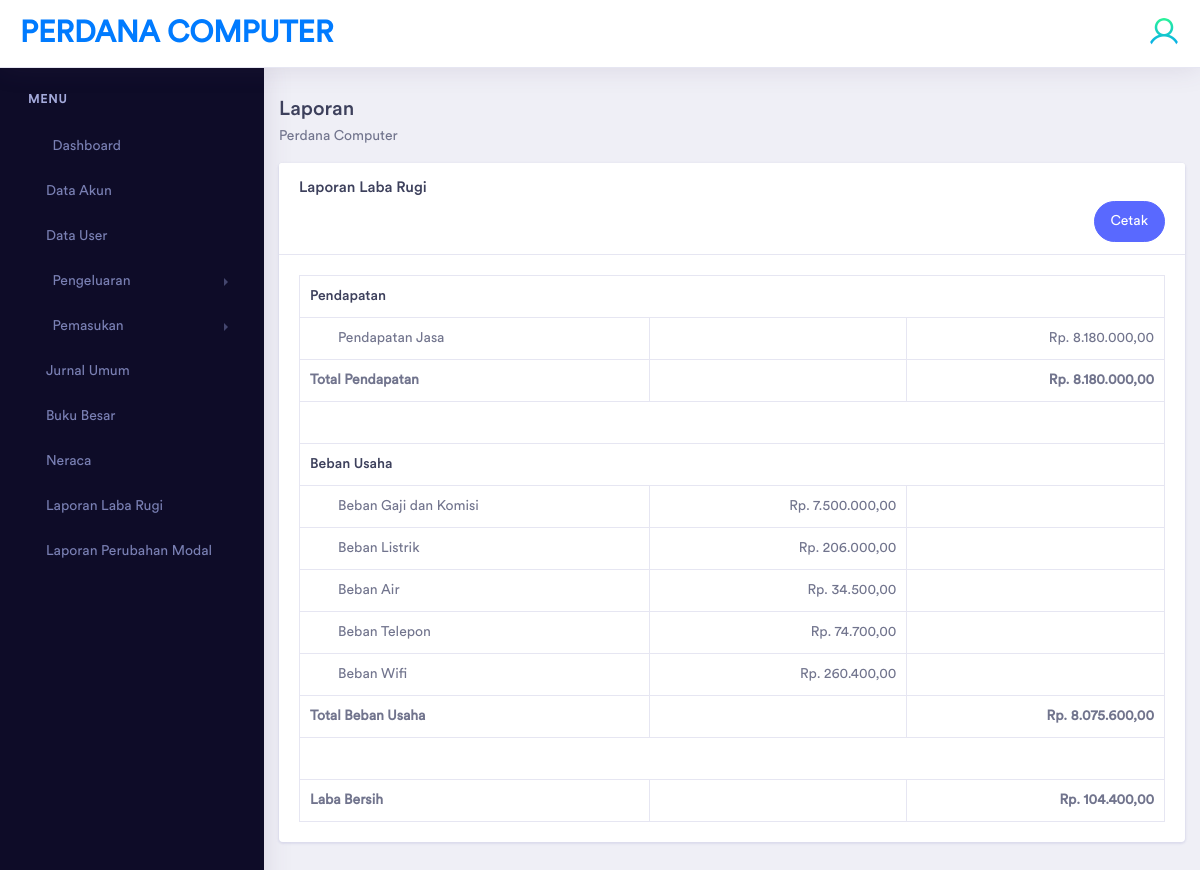
The page /modules/laporanlabarugi.php (signed in) on the database its author committed.
### tables this page shows
CREATE TABLE `bagan_akun` (
  `id_baganakun` int(11) NOT NULL,
  `kode_akun` varchar(100) NOT NULL,
  `nama_akun` varchar(100) NOT NULL,
  `posisi` varchar(10) NOT NULL,
  `status_akun` enum('Debit','Kredit') NOT NULL,
  `posisi_neraca` varchar(10) NOT NULL,
  `pm` varchar(10) NOT NULL,
  `jenis` varchar(10) NOT NULL
);

### config/koneksi.php (called while the page is built, shortened)
<?php
 $base_url="http://localhost/Webakuntansi/";
?>

### modules/laporanlabarugi.php (the view, shortened to what this page needs)
<?php
include "../config/koneksi.php";
?>
<!doctype html>
<html lang="en">
<head>
    <link rel="stylesheet" href="<?php echo $base_url;?>includes/assets/vendor/bootstrap/css/bootstrap.min.css">
    <link href="<?php echo $base_url;?>includes/assets/vendor/fonts/circular-std/style.css" rel="stylesheet">
    <link rel="stylesheet" href="<?php echo $base_url;?>includes/assets/libs/css/style.css">
    <link rel="stylesheet" href="<?php echo $base_url;?>includes/assets/vendor/fonts/fontawesome/css/fontawesome-all.css">
    <link rel="stylesheet" href="<?php echo $base_url;?>includes/assets/vendor/charts/morris-bundle/morris.css">
    <link rel="stylesheet" href="<?php echo $base_url;?>includes/assets/vendor/fonts/material-design-iconic-font/css/materialdesignicons.min.css">
</head>
<body>
<?php if(@$_SESSION['username']){
  ?>
    <div class="dashboard-main-wrapper">
    <?php include "header.php";
  ?>
	    </div>
	    <div class="nav-left-sidebar sidebar-dark">
      <?php include "sidebar.php";
  ?>
	    </div>
	    <div class="dashboard-wrapper">
	        <div class="dashboard-influence">
	            <div class="container-fluid ">
                <div class="row">
                    <div class="col-xl-12">
                         <div class="row">
                            <div class="col-xl-12 col-lg-12 col-md-12 col-sm-12 col-12">
                                <div class="section-block" id="data">
                                    <h3 class="section-title">Laporan</h3>
                                    <p>Perdana Computer</p>
                                </div>
                        <div class="card">
                            <div class="card-header">
                                <h5 class="mb-0">Laporan Laba Rugi</h5>
                                <div align="right">   <a href="../modules/cetak_labarugi.php" class="btn btn-rounded btn-primary">Cetak</a> </div>
                            </div>
                            <div class="card-body">
                            <div class="sparkline13-graph">
                                <div class="datatable-dashv1-list custom-datatable-overright">
                                <table id="table" class="table table-bordered" data-toggle="table" data-pagination="true" data-search="true"  >
								<tr>
												<th colspan="3" class="left" width="5%">Pendapatan</th>
												</tr>
												<?php
													$total_kreditT=0;
													$total_debitB=0;
													$sqlT =mysqli_query($conn,"SELECT SUM(jurnal_umum.debit_jurnalumum) AS jml_debit, SUM(jurnal_umum.kredit_jurnalumum) AS jml_kredit, jurnal_umum.tanggal_jurnalumum, jurnal_umum.id_baganakun, bagan_akun.*
															FROM jurnal_umum INNER JOIN bagan_akun ON jurnal_umum.id_baganakun=bagan_akun.id_baganakun
															WHERE jurnal_umum.tanggal_jurnalumum AND bagan_akun.posisi_neraca='T' AND bagan_akun.posisi_neraca !='N'
															GROUP BY jurnal_umum.id_baganakun
															ORDER BY jurnal_umum.id_jurnalumum ASC");
													while($rowsT=mysqli_fetch_array($sqlT)){
												?>
												<tr>
													<td style="text-indent: 2em;" class="left"><?php echo $rowsT['nama_akun']; ?></td>
													<td class="right"></td>
													<td style="text-align:right;" class="right">
														<?php echo "Rp. ".number_format($rowsT['jml_kredit'],2,',','.').""; ?>
													</td>
												</tr>
												<?php
													$total_kreditT += $rowsT['jml_kredit'];
													}
												?>
												<tr>
													<td><b><div align="left">Total Pendapatan</div></b></td>
													<td class="right"></td>
													<td style="text-align:right;" class="right"><b><?php echo "Rp. ".number_format($total_kreditT,2,',','.').""; ?></b></td>
												</tr>
												<tr>
													<td colspan="3">&nbsp;</td>
												</tr>
												<tr>
													<th colspan="3" class="left" width="5%">Beban Usaha</th>
												</tr>
												<?php
													$sqlB = mysqli_query($conn,"SELECT SUM(jurnal_umum.debit_jurnalumum) AS jml_debit, SUM(jurnal_umum.kredit_jurnalumum) AS jml_kredit, jurnal_umum.tanggal_jurnalumum, jurnal_umum.id_baganakun, bagan_akun.*
															FROM jurnal_umum INNER JOIN bagan_akun ON jurnal_umum.id_baganakun=bagan_akun.id_baganakun
															WHERE bagan_akun.posisi_neraca='B' AND bagan_akun.posisi_neraca !='N'
															GROUP BY jurnal_umum.id_baganakun
															ORDER BY jurnal_umum.id_jurnalumum ASC");
													while($rowsB=mysqli_fetch_array($sqlB)){
												?>
												<tr>
													<td style="text-indent: 2em;" class="left"><?php echo $rowsB['nama_akun']; ?></td>
													<td style="text-align:right;" class="right"><?php echo "Rp. ".number_format($rowsB['jml_debit'],2,',','.').""; ?></td>
													<td class="right"></td>
												</tr>
												<?php
													$total_debitB += $rowsB['jml_debit'];
												}
												?>
												<tr>
													<td><b><div align="left">Total Beban Usaha</div></b></td>
													<td class="right"></td>
													<td style="text-align:right;" class="right"><b><?php echo "Rp. ".number_format($total_debitB,2,',','.').""; ?></b></td>
												</tr>
												<tr>
													<td colspan="3">&nbsp;</td>
												</tr>
												<tr>
													<td><b><div align="left">Laba Bersih</div></b></td>
													<td class="right"></td>
													<td style="text-align:right;" class="right"><b><?php echo "Rp. ".number_format($total_kreditT-$total_debitB,2,',','.').""; ?></b></td>
												</tr>
                                    </table>
                                </div>
                            </div>
                        </div>
                    </div>
                    </div>
	                    </div>
                      <?php } else { echo "<script>window.location.href='login.php'</script>";} ?>
</body>
</html>

### rows shown on the page
bagan_akun: nama_akun "Pendapatan Jasa", jml_kredit "8.180.000,00"
bagan_akun: nama_akun "Beban Gaji dan Komisi", jml_debit "7.500.000,00"
bagan_akun: nama_akun "Beban Listrik", jml_debit "206.000,00"
bagan_akun: nama_akun "Beban Air", jml_debit "34.500,00"
bagan_akun: nama_akun "Beban Telepon", jml_debit "74.700,00"
bagan_akun: nama_akun "Beban Wifi", jml_debit "260.400,00"

### other values the page prints
$total_kreditT "8.180.000,00"
$total_debitB "8.075.600,00"
$total_kreditT-$total_debitB "104.400,00"
